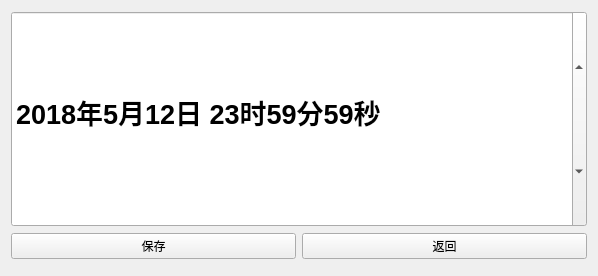
<?xml version="1.0" encoding="UTF-8"?>
<ui version="4.0">
 <class>setupdatetime</class>
 <widget class="QWidget" name="setupdatetime">
  <property name="geometry">
   <rect>
    <x>0</x>
    <y>0</y>
    <width>598</width>
    <height>276</height>
   </rect>
  </property>
  <property name="windowTitle">
   <string>Form</string>
  </property>
  <layout class="QGridLayout" name="gridLayout">
   <item row="0" column="0">
    <layout class="QVBoxLayout" name="verticalLayout" stretch="1,0,0">
     <item>
      <widget class="QDateTimeEdit" name="dateTimeEdit">
       <property name="enabled">
        <bool>true</bool>
       </property>
       <property name="sizePolicy">
        <sizepolicy hsizetype="Expanding" vsizetype="Minimum">
         <horstretch>0</horstretch>
         <verstretch>0</verstretch>
        </sizepolicy>
       </property>
       <property name="font">
        <font>
         <pointsize>20</pointsize>
         <weight>75</weight>
         <italic>false</italic>
         <bold>true</bold>
         <strikeout>false</strikeout>
         <kerning>true</kerning>
        </font>
       </property>
       <property name="dateTime">
        <datetime>
         <hour>23</hour>
         <minute>59</minute>
         <second>59</second>
         <year>2018</year>
         <month>5</month>
         <day>12</day>
        </datetime>
       </property>
       <property name="date">
        <date>
         <year>2018</year>
         <month>5</month>
         <day>12</day>
        </date>
       </property>
       <property name="time">
        <time>
         <hour>23</hour>
         <minute>59</minute>
         <second>59</second>
        </time>
       </property>
       <property name="minimumDateTime">
        <datetime>
         <hour>0</hour>
         <minute>0</minute>
         <second>0</second>
         <year>2010</year>
         <month>1</month>
         <day>1</day>
        </datetime>
       </property>
       <property name="maximumDate">
        <date>
         <year>2020</year>
         <month>12</month>
         <day>31</day>
        </date>
       </property>
       <property name="minimumDate">
        <date>
         <year>2010</year>
         <month>1</month>
         <day>1</day>
        </date>
       </property>
       <property name="maximumTime">
        <time>
         <hour>23</hour>
         <minute>59</minute>
         <second>59</second>
        </time>
       </property>
       <property name="displayFormat">
        <string>yyyy年M月d日 HH时mm分ss秒</string>
       </property>
      </widget>
     </item>
     <item>
      <layout class="QHBoxLayout" name="horizontalLayout_2" stretch="2,2">
       <item>
        <widget class="QPushButton" name="pushButton_2">
         <property name="text">
          <string>保存</string>
         </property>
        </widget>
       </item>
       <item>
        <widget class="QPushButton" name="pushButton">
         <property name="text">
          <string>返回</string>
         </property>
        </widget>
       </item>
      </layout>
     </item>
     <item>
      <layout class="QHBoxLayout" name="horizontalLayout">
       <item>
        <widget class="issample" name="widget" native="true">
         <property name="sizePolicy">
          <sizepolicy hsizetype="Preferred" vsizetype="Maximum">
           <horstretch>0</horstretch>
           <verstretch>0</verstretch>
          </sizepolicy>
         </property>
        </widget>
       </item>
       <item>
        <widget class="ispreheat" name="widget_2" native="true">
         <property name="sizePolicy">
          <sizepolicy hsizetype="Preferred" vsizetype="Maximum">
           <horstretch>0</horstretch>
           <verstretch>0</verstretch>
          </sizepolicy>
         </property>
        </widget>
       </item>
       <item>
        <widget class="date_widget" name="widget_3" native="true">
         <property name="sizePolicy">
          <sizepolicy hsizetype="Preferred" vsizetype="Maximum">
           <horstretch>0</horstretch>
           <verstretch>0</verstretch>
          </sizepolicy>
         </property>
        </widget>
       </item>
      </layout>
     </item>
    </layout>
   </item>
  </layout>
 </widget>
 <customwidgets>
  <customwidget>
   <class>date_widget</class>
   <extends>QWidget</extends>
   <header>date_widget.h</header>
   <container>1</container>
  </customwidget>
  <customwidget>
   <class>issample</class>
   <extends>QWidget</extends>
   <header>issample.h</header>
   <container>1</container>
  </customwidget>
  <customwidget>
   <class>ispreheat</class>
   <extends>QWidget</extends>
   <header>ispreheat.h</header>
   <container>1</container>
  </customwidget>
 </customwidgets>
 <resources/>
 <connections/>
</ui>
